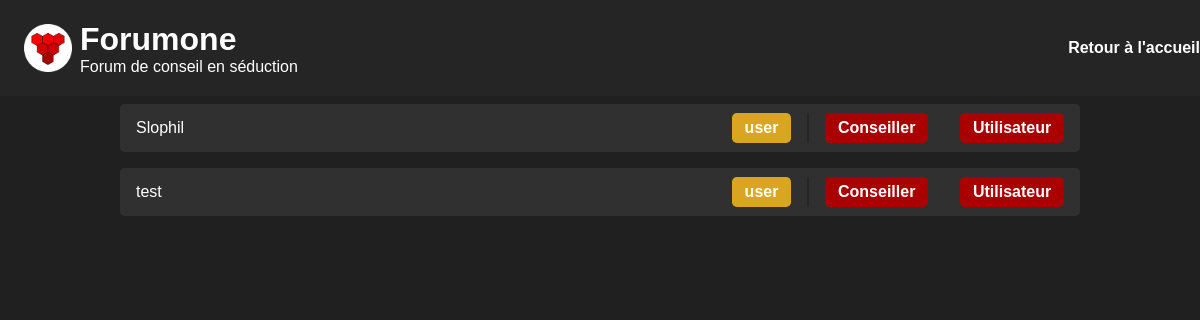
The app's page /admin.php, older data.
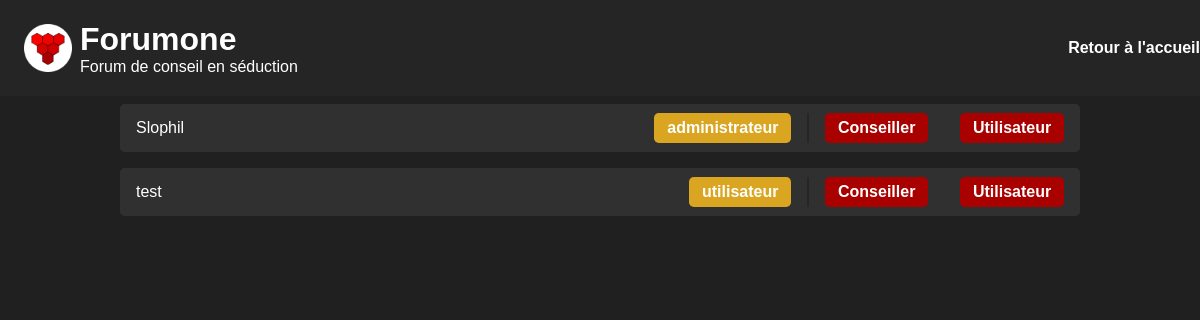
The same page, newer data.
### tables this page shows
CREATE TABLE IF NOT EXISTS `clients` (
  `id` int(11) NOT NULL AUTO_INCREMENT,
  `pseudo` varchar(24) NOT NULL,
  `password` text NOT NULL,
  `date` date NOT NULL,
  `permission` text NOT NULL,
  PRIMARY KEY (`id`),
  UNIQUE KEY `pseudo` (`pseudo`)
);

### app/database.php (called while the page is built, shortened)
<?php
function sql_connect() {
    $dbname = 'forum_no_mb_nl';
    $identifiant = 'root';
    $motdepasse = '';
    $port = 3307;
    try {
        $sch='mysql:host=localhost;dbname='.$dbname.';port='.$port;
        $bdd = new PDO($sch , $identifiant, $motdepasse);
    }
    catch(Exception $e) {
        die('Erreur : '.$e->getMessage());
    }
    return $bdd;
}
function getId($pseudo) {
    $database = sql_connect();
    $sql = "SELECT id FROM `clients` WHERE pseudo=:pseudo;";
    $statement = $database->prepare($sql);
    $statement->bindValue(':pseudo', $pseudo);
    $statement->execute();
    return $statement->fetchAll(PDO::FETCH_ASSOC);
}
function getPermission($iduser) {
    $database = sql_connect();
    $sql = "SELECT permission FROM clients WHERE id = :iduser;";
    $statement = $database->prepare($sql);
    $statement->bindParam(":iduser", $iduser, PDO::PARAM_INT);
    $statement->execute();
    return $statement->fetchAll(PDO::FETCH_ASSOC);
}
function allUsers() {
    $database = sql_connect();
    $sql = "SELECT pseudo FROM clients;";
    $statement = $database->prepare($sql);
    $statement->execute();
    return $statement->fetchAll(PDO::FETCH_ASSOC);
}
?>

### admin.php (the view, shortened to what this page needs)
<!DOCTYPE html>
<?php
include_once "app/database.php";
?>
<html lang="fr">
<head>
    <link rel="stylesheet" href="css/style.css">
</head>
<body>
    <header id="header">
        <div id="header__head">
            <img src="img/forumone.png" alt="icon" id="header__head__image">
            <div id="header__head__title">
                <h1 id="header__head__title__title">Forumone</h1>
                <p id="header__head__title__sub_title">Forum de conseil en séduction</p>
            </div>
        </div>
        <a href="index.php" id="register_form__home">
            Retour à l'accueil
        </a>
    </header>
    <section id="users__list">
        <?php foreach(allUsers() as $values) { ?>
            <div id="users__list__element">
                <div id="users__list__element__infos">
                    <p id="users__list__element__infos__pseudo">
                        <?php echo htmlspecialchars($values["pseudo"]); ?>
                    </p>
                    <div id="users__list__element__infos__permission">
                        <?php
                        echo htmlspecialchars(getPermission(getId($values["pseudo"])[0]["id"])[0]["permission"]);
                         ?>
                    </div>
                </div>
            <div id="users__list__forms">
                <form action="#" method="post" id="users__list__forms__conseiller">
                    <input type="submit" id="users__list__conseiller" value="Conseiller">
                </form>
                <form action="#" method="post" id="users__list__forms__utilisateur">
                    <input type="submit" id="users__list__utilisateur" value="Utilisateur">
                </form>
                </div>
            </div>
            <?php } ?>
    </section>
</body>
</html>

### css/style.css (style rules this page uses)
* { padding: 0; margin: 0; box-sizing: border-box; font-family: Arial, sans-serif; transition: 0.1s; color: white; }
input, button, textarea { background: unset; border-radius: unset; border: unset; color: white; font-size: 16px; }
a { text-decoration: none; font-weight: bold; cursor: pointer; }
body { background-color: #202020; min-height: 100vh; }
#header { width: 100%; height: max-content; background-color: #252525; display: flex; justify-content: space-between; align-items: center; flex-direction: row; padding: 1em 0; }
#header__head { display: flex; justify-content: center; align-items: center; padding: 0 1em; }
#header__head__title { display: flex; justify-content: center; align-items: start; flex-direction: column; }
#header__head__image { height: 4em; padding: 0.5em; }
#header__links > a, #header__user__name__log_out_link, #header__user__name__admin_link, #new_subject__formu__form__submit, #subjects__more_sub > input, #messages__more_sub > input, #login_form__form__submit, #register_form__form__submit, #messages__new_message__form__submit, #users__list__admin, #users__list__modo, #users__list__conseiller, #users__list__utilisateur, #users__list__element__infos__permission { display: flex; justify-content: center; align-items: center; flex-direction: row; background-color: #A90000; padding: 0.4em 0.8em; margin: 0 1em; border-radius: 0.3em; cursor: pointer; }
#subjects__more_sub > input, #messages__more_sub > input, #login_form__form__submit, #register_form__form__submit, #new_subject__formu__form__submit, #messages__new_message__form__submit, #users__list__admin, #users__list__modo, #users__list__conseiller, #users__list__utilisateur, #users__list__element__infos__permission { font-weight: bold; margin: unset; }
#subjects__list, #messages__list, #users__list { width: 100%; display: flex; justify-content: center; align-items: center; flex-direction: column; }
#messages__list__element, #subjects__list__element, #users__list__element { width: 80%; display: flex; align-items: center; flex-direction: row; min-height: 3em; background-color: #303030; margin: 0.5em 0; border-radius: 0.3em; }
#users__list__element { justify-content: space-between; }
#users__list__element__infos { display: flex; justify-content: space-between; align-content: center; flex-direction: row; min-width: 15%; width: 100%; margin: 0 1em; }
#users__list__forms { height: 90%; border-left: 0.15em solid #252525; display: flex; justify-content: center; align-items: center; flex-direction: row; }
#users__list__forms__administrateur, #users__list__forms__moderateur, #users__list__forms__conseiller, #users__list__forms__utilisateur { margin: 0 1em; }
#users__list__element__infos__pseudo { display: flex; justify-content: center; align-items:center; }
#users__list__element__infos__permission { cursor: unset; background-color: goldenrod; }

Row changes from the older to the newer data that the page shows:
changed clients "Slophil": pseudo+id+permission "user" → "administrateur"
changed clients "test": pseudo+id+permission "user" → "utilisateur"
